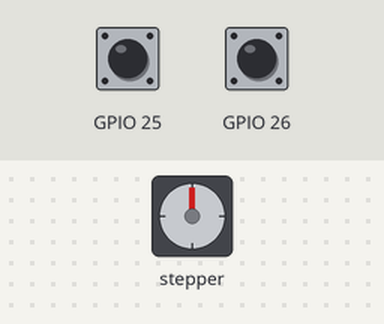
This sketch was run on a simulated ESP32. Parts: stepper motor. The test bench sets the inputs (shaded band); at power-on: GPIO 25 HIGH, GPIO 26 HIGH. Stepper angles assume 100 steps per turn; what the sketch prints to the serial monitor is not drawn.

Above: at 1.2 s.
1.3 s: GPIO 25 pulled LOW for 1 s
At 2.7 s:
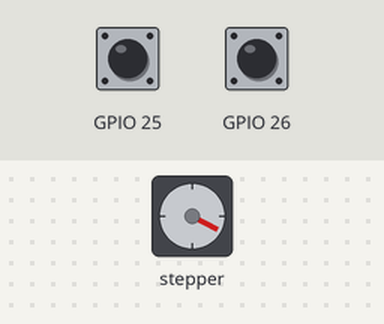
3.8 s: GPIO 26 pulled LOW for 3.2 s
At 7.4 s:
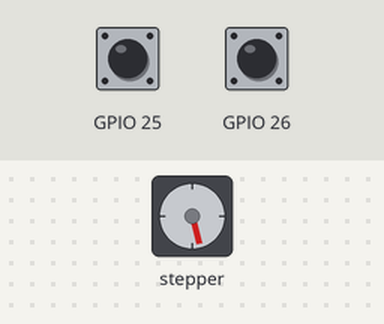
8.5 s: GPIO 26 pulled LOW for 1 s
At 10.6 s:
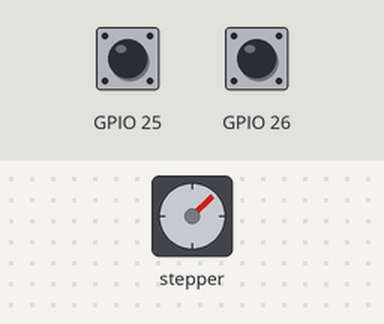
11.0 s: GPIO 25 pulled LOW for 0.15 s
At 12.1 s:
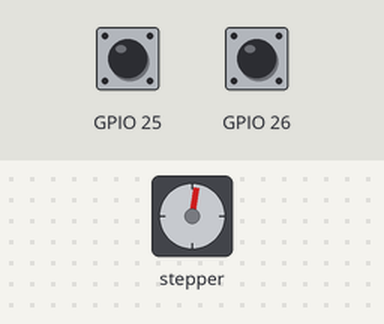
12.6 s: GPIO 26 pulled LOW for 1 s
At 14.9 s:
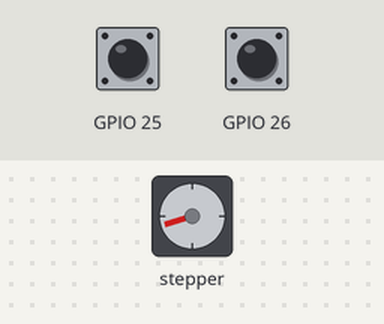
Timing chart, 0 to 16.1 s (numbered marks = the images above; inputs shaded):
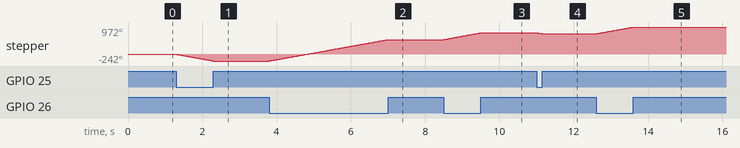

Measured:
- after the input at 1.3 s, stepper: turns 242° counter-clockwise in 0.99 s, starting at once
- after the input at 3.8 s, stepper: turns 767° clockwise in 3.2 s, starting at once
- after the input at 8.5 s, stepper: turns 241° clockwise in 0.99 s, starting at once
- after the input at 11.0 s, stepper: turns 36° counter-clockwise in 0.14 s, starting at once
- after the input at 12.6 s, stepper: turns 242° clockwise in 0.99 s, starting at once

The sketch:

week4_HW3.ino
```cpp
#include <Stepper.h> //引入步進馬達函示庫

const int stepsPerRevolution = 100;  //此馬達轉一圈為2048步
const int RPM = 40; //馬達旋轉速度

//宣告Stepper物件，的步數和引腳
//引角依序對應驅動版的1N1、1N3、1N2、1N4
Stepper myStepper(stepsPerRevolution, 13, 14, 12, 27);

void setup() {
  Serial.begin(115200);
  myStepper.setSpeed(RPM);  //設定馬達轉速
  pinMode(26,INPUT_PULLUP);
  pinMode(25,INPUT_PULLUP);
}

void loop() {
int a=digitalRead(26);
int b=digitalRead(25);

Serial.print(a);
Serial.print(" ");
Serial.println(b);
myStepper.step(1-a);
myStepper.step(-1+b);

}
```
